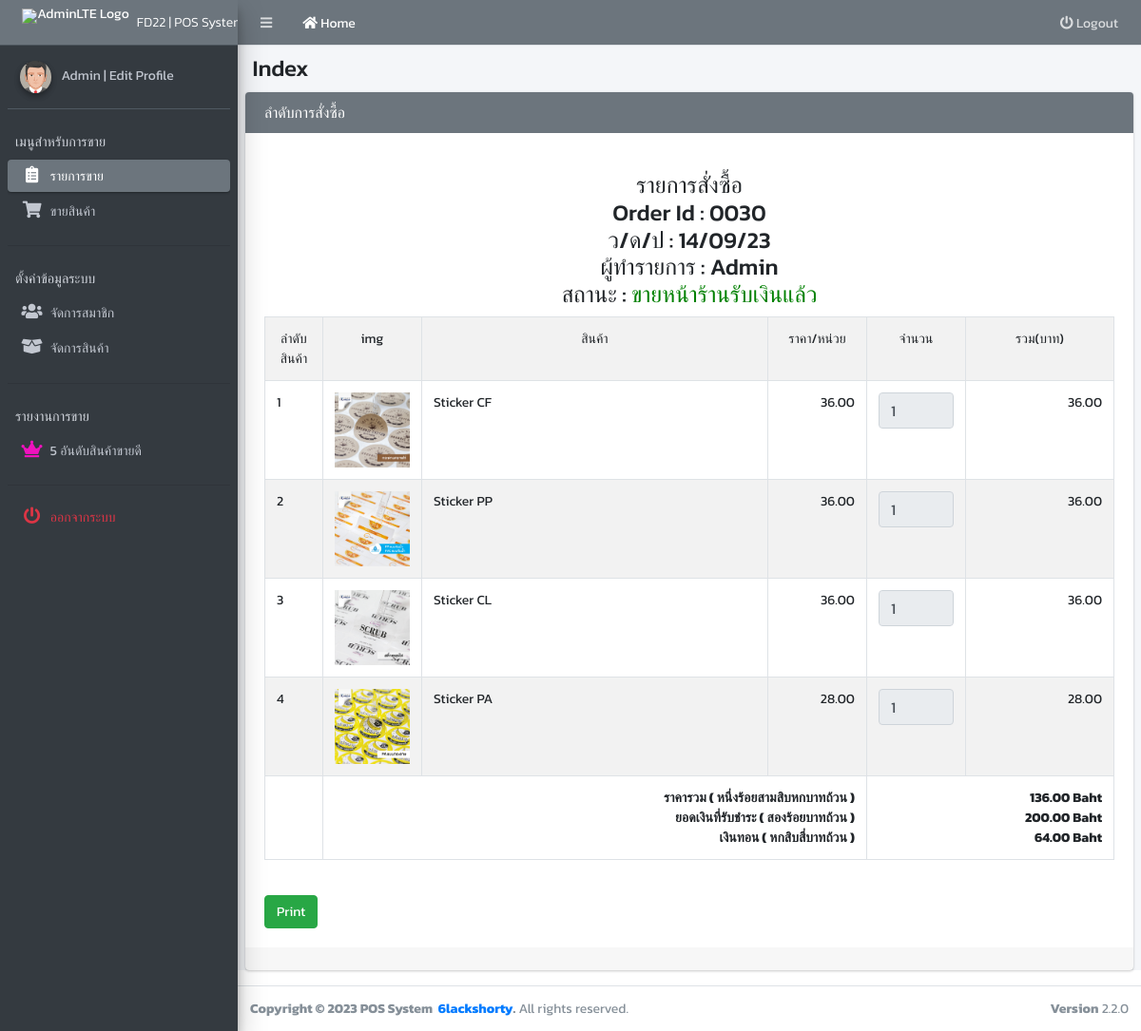
The app's page /admin/index.php?order_id=0030&act=view (signed in) with its own data.
### tables this page shows
CREATE TABLE `tbl_order` (
  `order_id` int(4) UNSIGNED ZEROFILL NOT NULL,
  `mem_id` int(11) NOT NULL,
  `receive_name` varchar(100) NOT NULL COMMENT 'ชื่อผู้รับ',
  `order_status` int(1) NOT NULL,
  `b_name` varchar(100) DEFAULT NULL COMMENT 'ชื่อธนาคาร',
  `pay_amount` float(10,2) DEFAULT NULL,
  `pay_amount2` float(10,2) NOT NULL,
  `order_date` datetime NOT NULL
);

CREATE TABLE `tbl_member` (
  `mem_id` int(3) UNSIGNED ZEROFILL NOT NULL,
  `ref_l_id` int(11) NOT NULL,
  `mem_name` varchar(50) NOT NULL,
  `mem_username` varchar(20) NOT NULL,
  `mem_password` varchar(100) NOT NULL,
  `mem_img` varchar(200) NOT NULL,
  `dateinsert` timestamp NOT NULL DEFAULT current_timestamp()
);

CREATE TABLE `tbl_order_detail` (
  `d_id` int(10) NOT NULL,
  `order_id` int(11) NOT NULL,
  `p_id` int(11) NOT NULL,
  `p_c_qty` int(11) NOT NULL,
  `total` float NOT NULL
);

CREATE TABLE `tbl_product` (
  `p_id` int(11) NOT NULL,
  `p_name` varchar(150) NOT NULL,
  `p_detail` text NOT NULL,
  `p_price` float(10,2) NOT NULL,
  `p_qty` int(5) NOT NULL,
  `p_img` varchar(255) NOT NULL,
  `p_date_save` timestamp NOT NULL DEFAULT current_timestamp()
);

### convertnumtothai.php (called while the page is built, shortened)
<?php
function Convert($amount_number)
{
    $amount_number = number_format($amount_number, 2, ".","");
    $pt = strpos($amount_number , ".");
    $number = $fraction = "";
    if ($pt === false)
        $number = $amount_number;
    else
    {
        $number = substr($amount_number, 0, $pt);
        $fraction = substr($amount_number, $pt + 1);
    }
    $ret = "";
    $baht = ReadNumber ($number);
    if ($baht != "")
        $ret .= $baht . "บาท";
    $satang = ReadNumber($fraction);
    if ($satang != "")
        $ret .=  $satang . "สตางค์";
    else
        $ret .= "ถ้วน";
    return $ret;
}
function ReadNumber($number)
{
    $position_call = array("แสน", "หมื่น", "พัน", "ร้อย", "สิบ", "");
    $number_call = array("", "หนึ่ง", "สอง", "สาม", "สี่", "ห้า", "หก", "เจ็ด", "แปด", "เก้า");
    $number = $number + 0;
    $ret = "";
    if ($number == 0) return $ret;
    $divider = 100000;
    $pos = 0;
    while($number > 0)
    {
        $d = intval($number / $divider);
        $ret .= (($divider == 10) && ($d == 2)) ? "ยี่" :
            ((($divider == 10) && ($d == 1)) ? "" :
            ((($divider == 1) && ($d == 1) && ($ret != "")) ? "เอ็ด" : $number_call[$d]));
        $ret .= ($d ? $position_call[$pos] : "");
        $number = $number % $divider;
        $divider = $divider / 10;
        $pos++;
    }
    return $ret;
}
?>

### admin/order_detail.php (the view)
<?php
$order_id = mysqli_real_escape_string($condb,$_GET['order_id']);
		$sqlpay = "SELECT d.* , p.* ,
				m.mem_name,o.order_date,o.order_status,o.pay_amount2
				FROM tbl_order_detail AS d
				INNER JOIN tbl_product AS p ON d.p_id=p.p_id
				INNER JOIN tbl_order AS o ON d.order_id=o.order_id
				INNER JOIN tbl_member as m ON o.mem_id=m.mem_id
				WHERE d.order_id=$order_id";
				$querypay = mysqli_query($condb, $sqlpay)
				or die("Error : ".mysqli_error($sqlpay));
				$rowmember=mysqli_fetch_array($querypay);
				$st=$rowmember['order_status'];
?>
<center>
	<h4>รายการสั่งซื้อ<br>
		Order Id : <?php echo $order_id; ?> </br>
		ว/ด/ป : <?php echo date('d/m/y',strtotime($rowmember['order_date'])); ?></br>
	ผู้ทำรายการ : <?php echo $rowmember['mem_name']; ?> <br/>สถานะ :
	<?php include('mystatus.php');?>
	</h4>
</center>
  <table border="0" align="center" class="table table-hover table-bordered table-striped">
    <tr>
  <td width="5%" align="center">ลำดับสินค้า</td>
      <td width="10%" align="center">img</td>
      <td width="35%" align="center">สินค้า</td>
      <td width="10%" align="center">ราคา/หน่วย</td>
      <td width="10%" align="center">จำนวน</td>
      <td width="15%" align="center">รวม(บาท)</td>
    </tr>
<?php
				$total=0;
	foreach($querypay as $rspay)
	{
		$total += $rspay['total'];
		echo "<tr>";
		echo "<td>" . @$i+=1 . "</td>";
		echo "<td>"."<img src='../p_img/".$rspay['p_img']."' width='100%'>"."</td>";
		echo "<td>" . $rspay["p_name"] . "</td>";
		echo "<td align='right'>" .number_format($rspay["p_price"],2) . "</td>";
		echo "<td align='right'>";
		echo "<input type='number' name='p_c_qty' value='$rspay[p_c_qty]' size='2'class='form-control' disabled/></td>";
		echo "<td align='right'>".number_format($rspay['total'],2)."</td>";
	}
	include('../convertnumtothai.php');
	?>
	<tr>
	<td></td>
  	<td  align='right' colspan="3">
  		<b>ราคารวม
  			( <?php echo Convert($total);?> )
  		</b>
  		<br>
  		<b>ยอดเงินที่รับชำระ
  			( <?php echo Convert($rowmember['pay_amount2']);?> )
  		</b>
  		<br>
  		<?php
		$pay_amount3 = $rowmember['pay_amount2'] - $total;
	?>
  		<b>เงินทอน
  			( <?php echo Convert($pay_amount3);?> )
  		</b>
    </td>
  	<td align='right'colspan='2'>
  		<b><?php echo number_format($total,2);?> Baht</b>
  		<br>
  			<b><?php echo number_format($rowmember['pay_amount2'],2);?> Baht</b>
  		<br>
  			<b><?php echo number_format($pay_amount3,2);?> Baht</b>
  	</td>
	</tr>
</table>
<br>
<a href="#" target="" class="btn btn-success" onclick="window.print()">Print</a>

### admin/head.php (shortened to what this page needs)
<!DOCTYPE html>
<html>
<head>
  <link rel="stylesheet" href="https://cdnjs.cloudflare.com/ajax/libs/font-awesome/5.15.3/css/all.min.css">
  <link rel="stylesheet" href="https://code.ionicframework.com/ionicons/2.0.1/css/ionicons.min.css">
  <link rel="stylesheet" href="../assets/icheck-bootstrap.min.css">
  <link rel="stylesheet" href="../assets/dataTables.bootstrap4.css">
  <link rel="stylesheet" href="../assets/adminlte.min.css">
  <link rel="stylesheet" href="../assets/select2.min.css">
  <link rel="stylesheet" href="../assets/select2-bootstrap4.min.css">
  <link href="../assets/tagsinput.css?v=11" rel="stylesheet" type="text/css">
</head>

### admin/header.php
<?php include ("head.php"); ?>
<body class="hold-transition sidebar-mini layout-fixed layout-navbar-fixed text-sm">
<div class="wrapper">
  <?php include ("navbar.php"); ?>
  <?php include ("sidebar.php"); ?>
  <div class="content-wrapper">

### admin/navbar.php
<nav class="main-header  navbar navbar-expand navbar-gray navbar-dark">
  <ul class="navbar-nav">
    <li class="nav-item">
      <a class="nav-link" data-widget="pushmenu" href="#"><i class="fas fa-bars"></i></a>
    </li>
    <li class="nav-item">
      <a class="nav-link <?php if ($menu == "index"){echo "active";} ?>"  href="index.php"><i class="fas fa-home"></i> Home</a>
    </li>
  </ul>
  <ul class="navbar-nav ml-auto">
    <li class="nav-item ">
      <a href="../logout.php" class="nav-link ">
        <i class="fa fa-power-off"></i> Logout
      </a>
    </li>
  </ul>
</nav>

### admin/sidebar.php
<aside class="main-sidebar sidebar-dark-gray elevation-4">
    <a href="" class="brand-link bg-gray">
      <img src="../assets/img/ffd2222.png"
           alt="AdminLTE Logo"
           class="brand-image"
          >
      <span class="brand-text font-weight-light">FD22 | POS System</span>
    </a>
    <div class="sidebar">
      <div class="user-panel mt-3 pb-3 mb-3 d-flex">
        <div class="image">
           <img src="../mem_img/<?php echo $_SESSION['mem_img'];?>" class="img-circle elevation-2" alt="User Image">
        </div>
        <div class="info">
          <a href="edit_profile.php" target="" class="d-block"> <?php echo $_SESSION['mem_name'];?> | Edit Profile</a>
        </div>
      </div>
      <nav class="mt-2">
        <ul class="nav nav-pills nav-sidebar nav-child-indent flex-column" data-widget="treeview" role="menu" data-accordion="false">
          <li class="nav-header">เมนูสำหรับการขาย</li>
         <li class="nav-item">
            <a href="index.php" class="nav-link <?php if($menu=="index"){echo "active";} ?> ">
              <i class="nav-icon fas fa-clipboard-list"></i>
              <p>รายการขาย </p>
            </a>
          </li>
          <li class="nav-item">
            <a href="list_l.php" class="nav-link <?php if($menu=="sale"){echo "active";} ?> ">
              <i class="nav-icon fa fa-shopping-cart "></i>
              <p>ขายสินค้า </p>
            </a>
          </li>
        </ul>
        <hr>
        <ul class="nav nav-pills nav-sidebar nav-child-indent flex-column" data-widget="treeview" role="menu" data-accordion="false">
          <li class="nav-header">ตั้งค่าข้อมูลระบบ</li>
          <li class="nav-item">
            <a href="list_mem.php" class="nav-link <?php if($menu=="member"){echo "active";} ?> ">
              <i class="nav-icon fa fa-users"></i>
              <p>จัดการสมาชิก </p>
            </a>
          </li>
          <li class="nav-item">
            <a href="list_product.php" class="nav-link <?php if($menu=="product"){echo "active";} ?> ">
              <i class="nav-icon fa fa-box-open"></i>
              <p>จัดการสินค้า </p>
            </a>
          </li>
        </ul>
        <hr>
        <ul class="nav nav-pills nav-sidebar nav-child-indent flex-column" data-widget="treeview" role="menu" data-accordion="false">
          <li class="nav-header">รายงานการขาย</li>
          <li class="nav-item">
            <a href="report_p5.php" class="nav-link <?php if($menu=="report_p5"){echo "active";} ?> ">
              <i class="nav-icon fas fa-crown text-fuchsia"></i>
              <p>5 อันดับสินค้าขายดี</p>
            </a>
          </li>
</ul>
<hr>
<ul class="nav nav-pills nav-sidebar nav-child-indent flex-column" data-widget="treeview" role="menu" data-accordion="false">
          <li class="nav-item">
            <a href="../logout.php" class="nav-link text-danger">
              <i class="nav-icon fas fa-power-off"></i>
              <p>ออกจากระบบ</p>
            </a>
          </li>
        </ul>
      </nav>
    </div>
  </aside>

### admin/index.php (shortened to what this page needs)
<?php $menu = "index" ?>
<?php include("header.php"); ?>
<section class="content-header">
  <div class="container-fluid">
    <h1>Index</h1>
    </div>
  </section>
  <section class="content">
    <div class="card card-gray">
      <div class="card-header ">
        <h3 class="card-title">ลำดับการสั่งซื้อ</h3>
      </div>
      <br>
      <div class="card-body">
        <div class="row">
          <div class="col-md-12">
          <?php
             $act=(isset($_GET['act']) ? $_GET['act'] : '');
              if($act =='view'){
                include('order_detail.php');
                }else{
              include('list_order.php');
            } ?>
          </div>
        </div>
      </div>
      <div class="card-footer">
      </div>
    </div>
  </section>
  <?php include('footer.php'); ?>
</body>
</html>

### admin/mystatus.php
<?php
if($st==1){
	echo '<font color="red">';
	echo 'รอชำระเงิน';
	echo '</font>';
}elseif ($st==2) {
	echo '<font color="green">';
	echo 'ชำระเงินแล้ว';
	echo '</font>';
}elseif ($st==3) {
	echo '<font color="blue">';
	echo 'ส่งของแล้ว';
	echo '</font>';
}elseif ($st==4) {
	echo '<font color="green">';
	echo 'ขายหน้าร้านรับเงินแล้ว';
	echo '</font>';
}
?>

### admin/footer.php (shortened to what this page needs)
</div>
  <footer class="main-footer">
    <div class="float-right d-none d-sm-block">
      <b>Version</b> 2.2.0
    </div>
    <strong>Copyright &copy; 2023 POS System &nbsp;<a href="#">6lackshorty</a>.</strong> All rights
    reserved.
  </footer>
</div>

### admin/head.php (style rules this page uses)
body { font-family: 'Kanit', sans-serif; font-size: 14px; }

### records on screen
tbl_order: order_date "14/09/23", pay_amount2 "สองร้อยบาทถ้วน", pay_amount2 "หกสิบสี่บาทถ้วน", pay_amount2 "200.00", pay_amount2 "64.00"
tbl_member: mem_name "Admin"
tbl_order_detail: i "1", p.p_img (picture), p.p_name "Sticker CF", p.p_price "36.00", p_c_qty "1", total "36.00"
tbl_order_detail: i "2", p.p_img (picture), p.p_name "Sticker PP", p.p_price "36.00", p_c_qty "1", total "36.00"
tbl_order_detail: i "3", p.p_img (picture), p.p_name "Sticker CL", p.p_price "36.00", p_c_qty "1", total "36.00"
tbl_order_detail: i "4", p.p_img (picture), p.p_name "Sticker PA", p.p_price "28.00", p_c_qty "1", total "28.00"

### other values on screen
$_SESSION['mem_name'] "Admin"
$order_id "0030"
Convert($total) "หนึ่งร้อยสามสิบหกบาทถ้วน"
$total "136.00"
